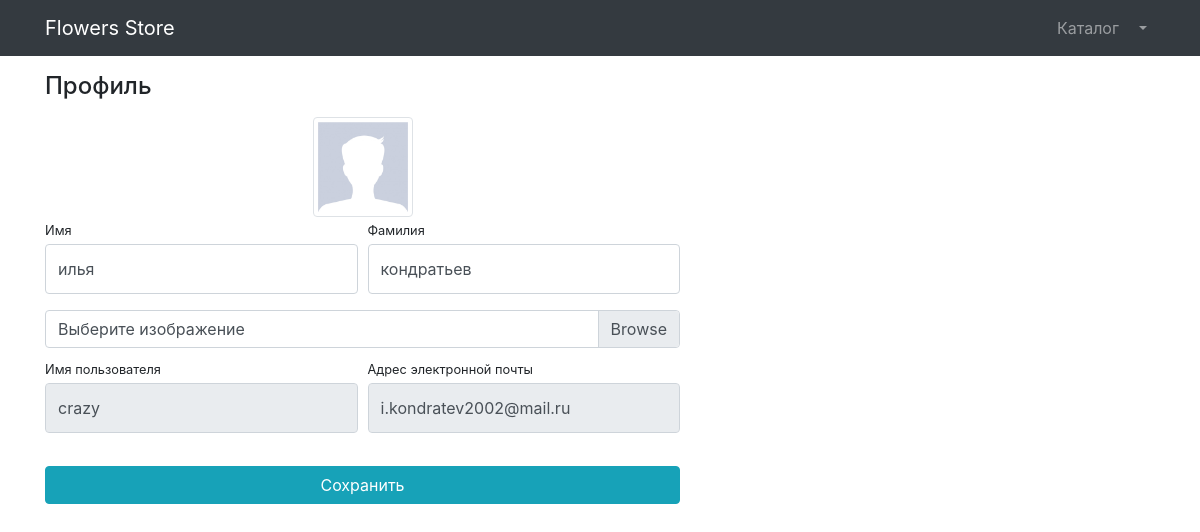
Screenshot of /users/profile/17 (signed in) with the database file from the repository.
### users/models.py (models this page shows)
class User(AbstractUser):
    image = models.ImageField(upload_to='users_images', null=True, blank=True)
    is_verified_email = models.BooleanField(default=False)

### users/views.py (the view, shortened to what this page needs)
# urls.py: path('profile/<int:pk>', login_required(UserProfileView.as_view()), name ='profile'),
class UserProfileView(TitleMixin,UpdateView):
    model = User
    form_class = UserProfileForm
    template_name = "users/profile.html"
    title = "Store - Личный кабинет"

### users/forms.py
class UserProfileForm(UserChangeForm):
    first_name= forms.CharField(widget=forms.TextInput(attrs={
        'class': 'form-control py-4'}))
    last_name= forms.CharField(widget=forms.TextInput(attrs={
        'class': 'form-control py-4'}))
    image= forms.ImageField(widget=forms.FileInput(attrs={
        'class': 'custom-file-input'}), required=False)
    username= forms.CharField(widget=forms.TextInput(attrs={
        'class': 'form-control py-4','readonly': True}))
    email= forms.CharField(widget=forms.TextInput(attrs={
        'class': 'form-control py-4','readonly': True}))
    class Meta:
        model = User
        fields = {'first_name','last_name','image','username','email'}

### common/views.py (called while the page is built)
    def get_context_data(self, **kwargs):
        context = super(TitleMixin, self).get_context_data(**kwargs)
        context['title'] = self.title
        return context

### products/context_processors.py (called while the page is built)
def baskets(request):
    user = request.user
    return {'baskets':Basket.objects.filter(user=user) if user.is_authenticated else []}

### users/templates/users/profile.html (shortened to what this page needs)
{%extends 'products/base.html'%}
{%load static%}
{%block css%}
<link href="{% static 'vendor/css/profile.css'%}" rel="stylesheet">
{%endblock%}
{%block content%}
<div class="container ">
    <div class="row">
        <div class="col-lg-7">
            <h4 class="mt-3 mb-3">Профиль</h4>
            <div class="col-lg-12 text-center">
                <img width="100" height="100"
                     src="{% if user.image%} {{user.image.url}} {%else%} {% static 'vendor/img/users/default_avatar.jpg'%} {%endif%}"
                     class="img-thumbnail">
            </div>
            <form action="{%url 'users:profile' user.id%}" method="post" enctype="multipart/form-data">
                <div class="form-row">
                    <div class="col-lg-6">
                        <div class="form-group">
                            <label class="small mb-1" for="{{ form.first_name.id_for_lable}}">Имя</label>
                            {{form.first_name}}
                        </div>
                    </div>
                    <div class="col-lg-6">
                        <div class="form-group">
                            <label class="small mb-1" for="{{ form.last_name.id_for_lable}}">Фамилия</label>
                            {{form.last_name}}
                        </div>
                    </div>
                </div>
                <div class="form-row mb-2">
                    <div class="col-lg-12">
                        <div class="custom-file">
                            <label class="custom-file-label" for="{{form.image.id_for_lable}}">Выберите изображение</label>
                        </div>
                    </div>
                </div>
                <div class="form-row">
                    <div class="col-lg-6">
                        <label class="small mb-1" for="{{ form.username.id_for_lable}}">Имя пользователя</label>
                        {{form.username}}
                    </div>
                    <div class="col-lg-6">
                        <label class="small mb-1" for="{{ form.email.id_for_lable}}">Адрес электронной
                            почты</label>
                            {{form.email}}
                    </div>
                </div>
                <div class="form-row">
                    <div class="col-lg-12" style="margin-top: 33px;">
                        <input class="btn btn-info btn-block" type="submit" value="Сохранить">
                    </div>
                </div>
            </form>
        </div>
    </div>
</div>
{%endblock%}

### rows the page displays
User: first_name "илья", last_name "кондратьев", username "crazy", email "i.kondratev2002@mail.ru"
